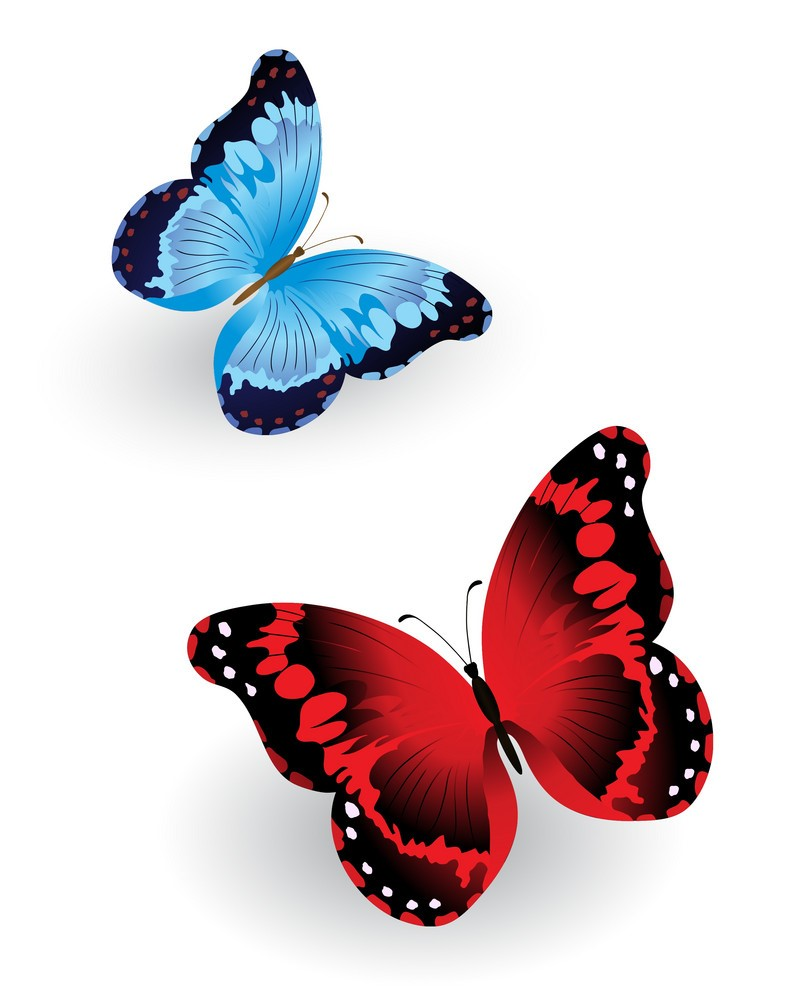
#> input picture TASK-2 Beginners Level/two_butterflies.jpg, 788 x 995 px, found by its file name
$ jupyter execute 'LGM VIP-September 2021    TASK-2.ipynb'
#> lines starting #> are read from the running program, lines starting #| are printed output that depends on the picture
***BY: Lakshmi Sindhu.P***

-------------

***Problem Statement:***
* We need to read the image in RGB format and the convert it to a grayscale image. This will turn to an image into a classic black and white photo.
* Then the next thing to do is invert the grayscale iimage also called as negative image, this will be our inverted grayscale image. Inversion can be used to enhance the details.
* Then we can finally create the pencil sketch by mixing the grayscale image with the inverted blurry image. This can be done by dividing the grayscale image by the inverted blurry image.
* Since the images are just arrays, we can easily do this programatically using the divide function from the cv2 library in Python.

-------------------

**STEPS TO FOLLOW:**

Step 1: Import cv2.

Step 2: Read the image in RGB format.

Step 3: Convert the image to GRAYSCALE Image.

Step 4: Invert the Image.

Step 5: Blur/Smoothen the image.

Step 6: Combine the GrayScale image and the Smooth image for the Pencil Sketch Image.

Step 7: Display Pencil Sketch Image.

--------------------------
**What is Computer Vision(CV)?**

Computer Vision is a field of multiple disciplines that care about how computers can gain a high-level understanding from digital images/videos. This is an attempt to automate tasks that the human visual system is able to perform. This is a process of acquiring, processing, analyzing, and understanding digital images, and extracting high-dimensional data from the real world (to produce numerical/symbolic information.)

---------------------

**Photo-Sketching**

In Python, an image is just a two-dimensional array of integers. So one can do a couple of matrix manipulations using various python modules in order to get some very interesting effects. In order to convert the normal image to a sketch, we will change its original RGB values and assign its RGB values similar to grey, in this way a sketch of the input image will be generated.

----------------

***Image Being Used:***
----------------------------------------

# Importing Necessary Libraries:

------------------
##### NOTE: Install OpenCV to be able to import cv2
* pip install opencv-python

----------

OpenCV is a huge open-source library for computer vision, machine learning, and image processing. OpenCV supports a wide variety of programming languages like Python, C++, Java, etc. It can process images and videos to identify objects, faces, or even the handwriting of a human.

OpenCV-Python is a library of Python bindings designed to solve computer vision problems.
***cv2.imread()*** method loads an image from the specified file. If the image cannot be read (because of missing file, improper permissions, unsupported or invalid format) then this method returns an empty matrix.

[cell 1]
import cv2 # for main project
import  matplotlib.pyplot as plt # for visualisation

# Reading the image in RGB format
Here while reading the image, the function **cv2.imread()** automatically reads the image and converts the image into RGB format in form of ND-array. So, That from next time image processing will be easy as it is already in array form.

***Syntax:*** *cv2.imread(path, flag)*

***Parameters:***
* path: A string representing the path of the image to be read.
* flag: It specifies the way in which image should be read. It’s default value is cv2.IMREAD_COLOR

***Return Value:*** This method returns an image that is loaded from the specified file.

[cell 2]
#Reading image
img = cv2.imread("C:\\Users\\Sindhu\\Python\\Jupyter Notebooks\\___INTERNSHIPS\\Let's Grow More\\TASK-2 Beginners Level\\two_butterflies.jpg")
#> img is the input picture: shape (995, 788, 3); mean B, G, R 207.6, 203.6, 214.3
img = cv2.cvtColor(img,cv2.COLOR_BGR2RGB)#Converting BGR to RGB

# Displaying the original img
plt.figure(figsize=(6,6),linewidth=6,edgecolor="black")
plt.imshow(img)
plt.axis("off")
plt.title("Original Image")
plt.show()

# Converting Image to GRAYSCALE Image:

[cell 3]
# We are considering gs_img as the variable for the GRAYSCALE IMAGE
gs_img = cv2.cvtColor(img, cv2.COLOR_BGR2GRAY)
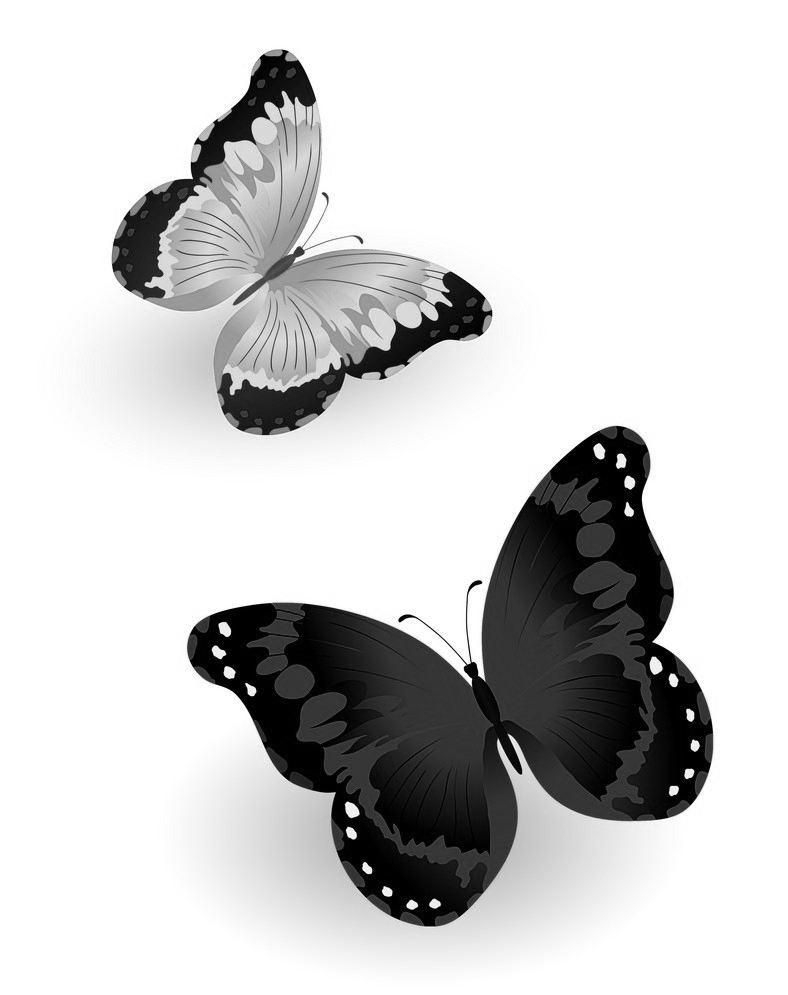
#> gs_img: shape (995, 788); min 0, max 255, mean 206
plt.figure(figsize=(6,5),linewidth=6,edgecolor="black")
plt.imshow(gs_img,cmap='gray')
plt.axis("off")
plt.title("Grayscale Image")
plt.show()

# Converting GRAYSCALE Image to INVERTED GRAYSCALE / NEGATIVE Image:

[cell 4]
# We are considering igs_img as the variable for the INVERTED GRAYSCALE IMAGE / NEGATIVE IMAGE
igs_img = cv2.bitwise_not(gs_img)
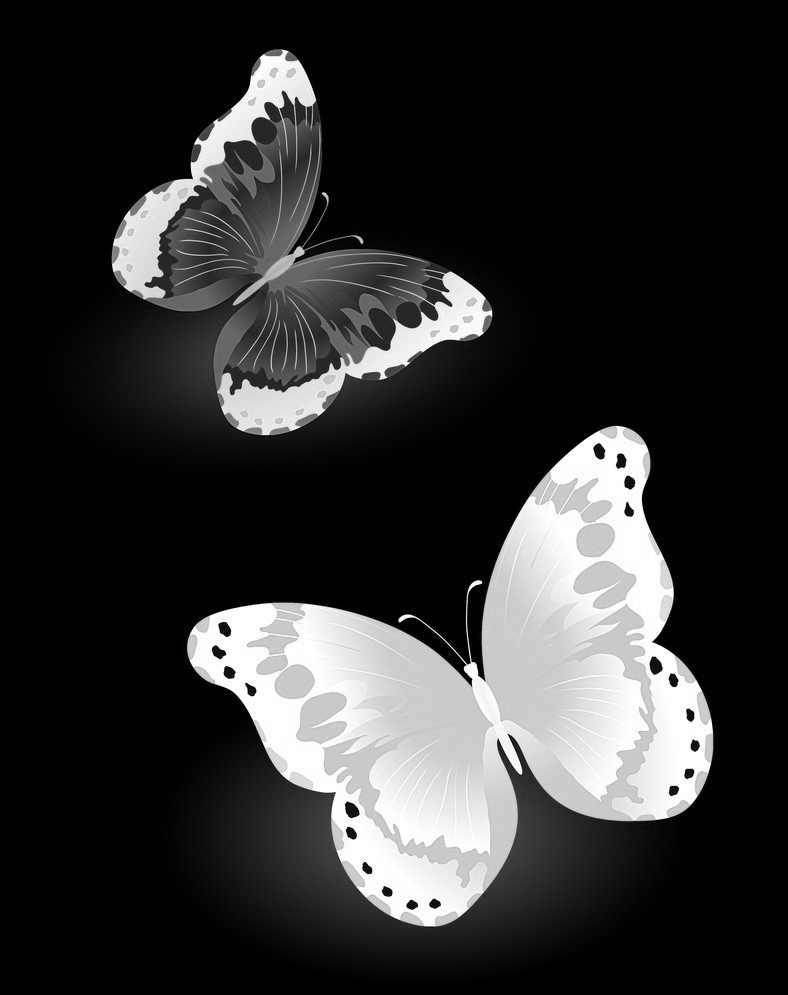
#> igs_img: shape (995, 788); min 0, max 255, mean 49
plt.figure(figsize=(6,5),linewidth=6,edgecolor="black")
plt.imshow(igs_img,cmap="gray")
plt.axis("off")
plt.title("Inverted Image / Negative Image")
plt.show()

# Smoothing the image with GaussianBlur Function:

OpenCV provides ***cv2.GaussianBlur()*** function to apply Gaussian Smoothing on the input source image. Following is the syntax of GaussianBlur() function :

dst = cv2.GaussianBlur(src, ksize, sigmaX[, dst[, sigmaY[, borderType=BORDER_DEFAULT]]] )

* Image blurring is achieved by convolving the image with a low-pass filter kernel. It is useful for removing noise.
* It actually removes high frequency content (e.g: noise, edges) from the image resulting in edges being blurred when this is filter is applied. (Well, there are blurring techniques which do not blur edges).
* OpenCV provides mainly four types of blurring techniques.:
    1. Averaging
    2. Gaussian Filtering
    3. Median Filtering
    4. Bilateral Filtering

For our project, we will be using the Second technique, Gaussian Filtering, using the **cv2.GaussianBlur()** function.
* We will have to specify the width and height of the kernel which should be positive and odd.
* We also have to specify the standard deviation in the X and Y directions, sigmaX and sigmaY respectively.
* If only sigmaX is specified, sigmaY is taken as equal to sigmaX. If both are given as zeros, they are calculated from the kernel size.
* Gaussian filtering is highly effective in removing Gaussian noise from the image.

[cell 5]
# We are considering smooth_img as the variable for the SMOOTHENED IMAGE
smooth_img = cv2.GaussianBlur(igs_img, (29,29),sigmaX=0, sigmaY=0)
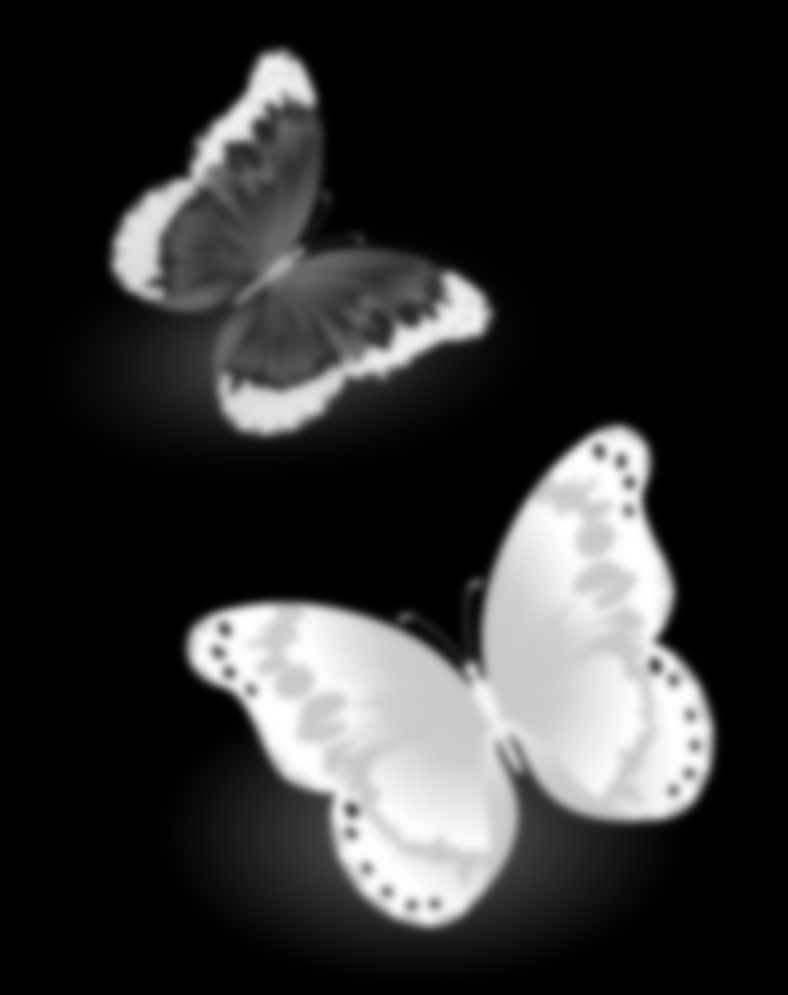
#> smooth_img: shape (995, 788); min 0, max 255, mean 49
plt.figure(figsize=(8,5),linewidth=6,edgecolor="black")
plt.imshow(smooth_img,cmap="gray")
plt.axis("off")
plt.title("Smoothened Image")
plt.show()

# Final Pencil Sketch Image:

[cell 6]
# We are considering ps_img as the variable for the FINAL PENCIL SKETCH IMAGE
ps_img = cv2.divide(gs_img, 255 - smooth_img, scale=250)
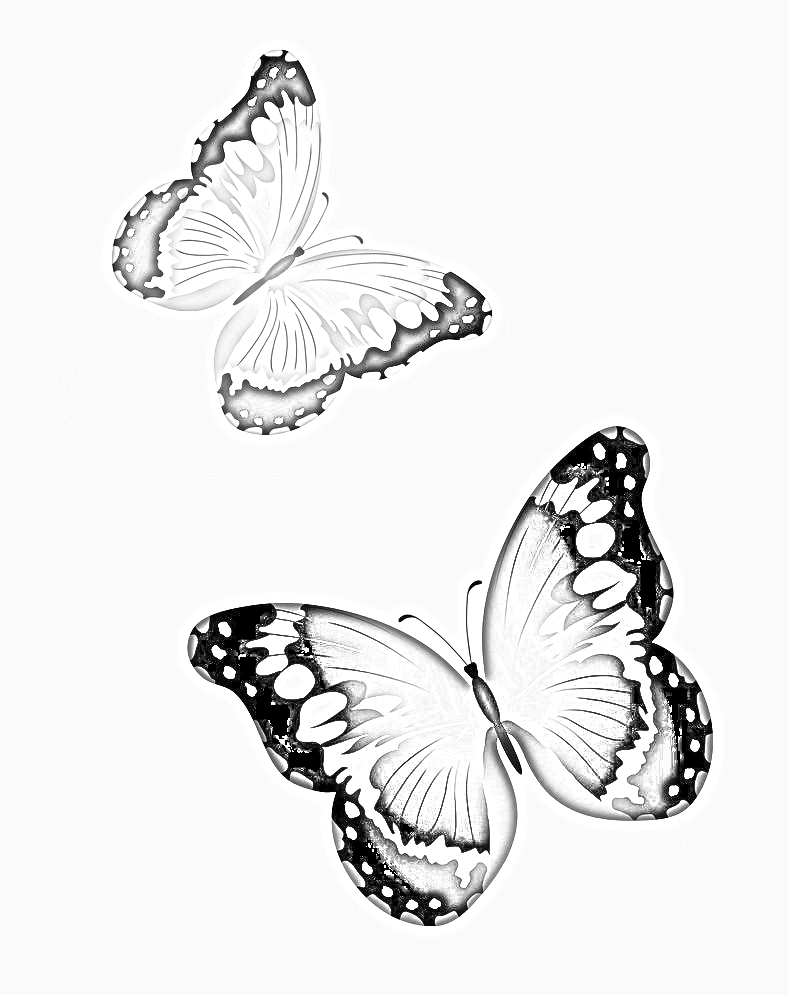
#> ps_img: shape (995, 788); min 0, max 255, mean 234.7
plt.figure(figsize=(6,6),linewidth=6,edgecolor="black")
plt.imshow(ps_img,cmap="gray")
plt.axis("off")
plt.title("Final Sketch Image")
plt.show()

# Comparission between the Original image and Final Pencil Sketch Image:

[cell 7]
plt.figure(figsize=(10,16),linewidth=6,edgecolor="black")
plt.subplot(1,2,1) # 1row,5columns,fig1
plt.imshow(img)
plt.axis("off")
plt.title("Original Image")
plt.subplot(1,2,2) # 1 row , 5 col , 2nd fig
plt.imshow(ps_img,cmap="gray")
plt.axis("off")
plt.title("Final Pencil Sketch Image")

plt.show()

# Comparission between all the images:

[cell 8]
plt.figure(figsize=(20,20),linewidth=6,edgecolor="black")
plt.subplot(1,5,1) # 1row,5columns,fig1
plt.imshow(img)
plt.axis("off")
plt.title("Original Image")
plt.subplot(1,5,2) # 1 row , 5 col , 2nd fig
plt.imshow(gs_img,cmap="gray")
plt.axis("off")
plt.title("GrayScale Image")
plt.subplot(1,5,3)  # 1 row , 5 col , fig3
plt.imshow(igs_img,cmap="gray")
plt.axis("off")
plt.title("Inverted Image")
plt.subplot(1,5,4)  # 1 row , 5 col , fig4
plt.imshow(smooth_img,cmap="gray")
plt.axis("off")
plt.title("Smoothen Image")
plt.subplot(1,5,5)  # 1 row , 5 col , fig5
plt.imshow(ps_img,cmap="gray")
plt.axis("off")
plt.title("Final Sketch Image")
plt.show()
